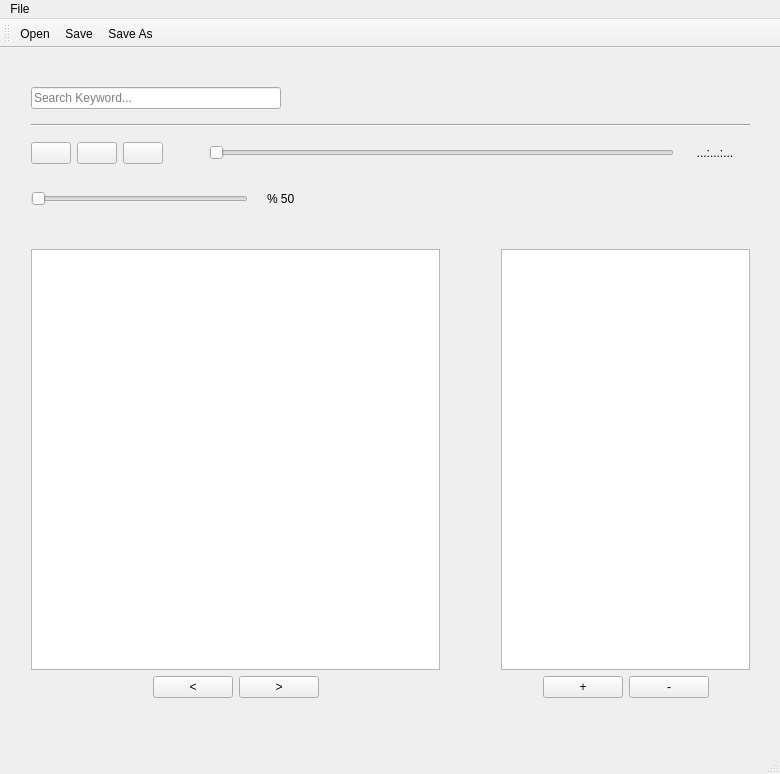
<?xml version="1.0" encoding="UTF-8"?>
<ui version="4.0">
 <class>MainWindow</class>
 <widget class="QMainWindow" name="MainWindow">
  <property name="geometry">
   <rect>
    <x>0</x>
    <y>0</y>
    <width>780</width>
    <height>774</height>
   </rect>
  </property>
  <property name="minimumSize">
   <size>
    <width>780</width>
    <height>774</height>
   </size>
  </property>
  <property name="maximumSize">
   <size>
    <width>790</width>
    <height>774</height>
   </size>
  </property>
  <property name="windowTitle">
   <string>CacaTube</string>
  </property>
  <property name="windowIcon">
   <iconset>
    <normaloff>:/res/res/icon.png</normaloff>:/res/res/icon.png</iconset>
  </property>
  <widget class="QWidget" name="centralWidget">
   <property name="enabled">
    <bool>true</bool>
   </property>
   <property name="baseSize">
    <size>
     <width>700</width>
     <height>696</height>
    </size>
   </property>
   <widget class="QWidget" name="verticalLayoutWidget">
    <property name="geometry">
     <rect>
      <x>20</x>
      <y>20</y>
      <width>741</width>
      <height>161</height>
     </rect>
    </property>
    <layout class="QVBoxLayout" name="verticalLayout">
     <item>
      <layout class="QHBoxLayout" name="horizontalLayout">
       <item>
        <widget class="QLineEdit" name="search_bar">
         <property name="sizePolicy">
          <sizepolicy hsizetype="Maximum" vsizetype="Fixed">
           <horstretch>0</horstretch>
           <verstretch>0</verstretch>
          </sizepolicy>
         </property>
         <property name="minimumSize">
          <size>
           <width>250</width>
           <height>0</height>
          </size>
         </property>
         <property name="layoutDirection">
          <enum>Qt::LeftToRight</enum>
         </property>
         <property name="text">
          <string/>
         </property>
         <property name="placeholderText">
          <string>Search Keyword...</string>
         </property>
        </widget>
       </item>
       <item>
        <widget class="QLabel" name="loading_status">
         <property name="sizePolicy">
          <sizepolicy hsizetype="Maximum" vsizetype="Preferred">
           <horstretch>0</horstretch>
           <verstretch>0</verstretch>
          </sizepolicy>
         </property>
         <property name="text">
          <string/>
         </property>
        </widget>
       </item>
       <item>
        <spacer name="horizontalSpacer_2">
         <property name="orientation">
          <enum>Qt::Horizontal</enum>
         </property>
         <property name="sizeHint" stdset="0">
          <size>
           <width>40</width>
           <height>20</height>
          </size>
         </property>
        </spacer>
       </item>
      </layout>
     </item>
     <item>
      <widget class="Line" name="line">
       <property name="orientation">
        <enum>Qt::Horizontal</enum>
       </property>
      </widget>
     </item>
     <item>
      <layout class="QHBoxLayout" name="horizontalLayout_2">
       <item>
        <widget class="QPushButton" name="pause_button">
         <property name="sizePolicy">
          <sizepolicy hsizetype="Maximum" vsizetype="Fixed">
           <horstretch>2</horstretch>
           <verstretch>0</verstretch>
          </sizepolicy>
         </property>
         <property name="text">
          <string/>
         </property>
         <property name="icon">
          <iconset resource="res.qrc">
           <normaloff>:/images/images/pause_icon.png</normaloff>:/images/images/pause_icon.png</iconset>
         </property>
         <property name="iconSize">
          <size>
           <width>32</width>
           <height>32</height>
          </size>
         </property>
        </widget>
       </item>
       <item>
        <widget class="QPushButton" name="play_button">
         <property name="sizePolicy">
          <sizepolicy hsizetype="Maximum" vsizetype="Fixed">
           <horstretch>2</horstretch>
           <verstretch>0</verstretch>
          </sizepolicy>
         </property>
         <property name="text">
          <string/>
         </property>
         <property name="icon">
          <iconset resource="res.qrc">
           <normaloff>:/images/images/play_icon.png</normaloff>:/images/images/play_icon.png</iconset>
         </property>
         <property name="iconSize">
          <size>
           <width>32</width>
           <height>32</height>
          </size>
         </property>
         <property name="flat">
          <bool>false</bool>
         </property>
        </widget>
       </item>
       <item>
        <widget class="QPushButton" name="stop_button">
         <property name="sizePolicy">
          <sizepolicy hsizetype="Maximum" vsizetype="Fixed">
           <horstretch>0</horstretch>
           <verstretch>0</verstretch>
          </sizepolicy>
         </property>
         <property name="text">
          <string/>
         </property>
         <property name="icon">
          <iconset resource="res.qrc">
           <normaloff>:/images/images/stop_icon.png</normaloff>:/images/images/stop_icon.png</iconset>
         </property>
         <property name="iconSize">
          <size>
           <width>32</width>
           <height>32</height>
          </size>
         </property>
        </widget>
       </item>
       <item>
        <spacer name="horizontalSpacer_3">
         <property name="orientation">
          <enum>Qt::Horizontal</enum>
         </property>
         <property name="sizeType">
          <enum>QSizePolicy::Maximum</enum>
         </property>
         <property name="sizeHint" stdset="0">
          <size>
           <width>40</width>
           <height>20</height>
          </size>
         </property>
        </spacer>
       </item>
       <item>
        <widget class="QSlider" name="time_line">
         <property name="sizePolicy">
          <sizepolicy hsizetype="Minimum" vsizetype="Fixed">
           <horstretch>0</horstretch>
           <verstretch>0</verstretch>
          </sizepolicy>
         </property>
         <property name="maximum">
          <number>100</number>
         </property>
         <property name="singleStep">
          <number>1</number>
         </property>
         <property name="orientation">
          <enum>Qt::Horizontal</enum>
         </property>
        </widget>
       </item>
       <item>
        <widget class="QLabel" name="time_line_text">
         <property name="sizePolicy">
          <sizepolicy hsizetype="Maximum" vsizetype="Preferred">
           <horstretch>0</horstretch>
           <verstretch>0</verstretch>
          </sizepolicy>
         </property>
         <property name="minimumSize">
          <size>
           <width>70</width>
           <height>0</height>
          </size>
         </property>
         <property name="text">
          <string>...:...:...</string>
         </property>
         <property name="alignment">
          <set>Qt::AlignCenter</set>
         </property>
        </widget>
       </item>
      </layout>
     </item>
     <item>
      <layout class="QHBoxLayout" name="horizontalLayout_4">
       <item>
        <widget class="QSlider" name="volume_slider">
         <property name="sizePolicy">
          <sizepolicy hsizetype="Expanding" vsizetype="Fixed">
           <horstretch>0</horstretch>
           <verstretch>0</verstretch>
          </sizepolicy>
         </property>
         <property name="maximum">
          <number>100</number>
         </property>
         <property name="orientation">
          <enum>Qt::Horizontal</enum>
         </property>
        </widget>
       </item>
       <item>
        <widget class="QLabel" name="label">
         <property name="sizePolicy">
          <sizepolicy hsizetype="Preferred" vsizetype="Preferred">
           <horstretch>0</horstretch>
           <verstretch>0</verstretch>
          </sizepolicy>
         </property>
         <property name="text">
          <string/>
         </property>
         <property name="pixmap">
          <pixmap resource="res.qrc">:/images/images/volume_icon.png</pixmap>
         </property>
        </widget>
       </item>
       <item>
        <widget class="QLabel" name="volume_per">
         <property name="minimumSize">
          <size>
           <width>50</width>
           <height>0</height>
          </size>
         </property>
         <property name="frameShape">
          <enum>QFrame::NoFrame</enum>
         </property>
         <property name="text">
          <string>% 50</string>
         </property>
         <property name="alignment">
          <set>Qt::AlignLeading|Qt::AlignLeft|Qt::AlignVCenter</set>
         </property>
        </widget>
       </item>
       <item>
        <spacer name="horizontalSpacer_7">
         <property name="orientation">
          <enum>Qt::Horizontal</enum>
         </property>
         <property name="sizeHint" stdset="0">
          <size>
           <width>40</width>
           <height>20</height>
          </size>
         </property>
        </spacer>
       </item>
       <item>
        <spacer name="horizontalSpacer_6">
         <property name="orientation">
          <enum>Qt::Horizontal</enum>
         </property>
         <property name="sizeType">
          <enum>QSizePolicy::Expanding</enum>
         </property>
         <property name="sizeHint" stdset="0">
          <size>
           <width>40</width>
           <height>20</height>
          </size>
         </property>
        </spacer>
       </item>
      </layout>
     </item>
    </layout>
   </widget>
   <widget class="QWidget" name="verticalLayoutWidget_2">
    <property name="geometry">
     <rect>
      <x>20</x>
      <y>190</y>
      <width>431</width>
      <height>471</height>
     </rect>
    </property>
    <layout class="QVBoxLayout" name="verticalLayout_2">
     <item>
      <widget class="QListView" name="title_list">
       <property name="enabled">
        <bool>true</bool>
       </property>
       <property name="editTriggers">
        <set>QAbstractItemView::NoEditTriggers</set>
       </property>
      </widget>
     </item>
     <item>
      <layout class="QHBoxLayout" name="horizontalLayout_3">
       <item>
        <spacer name="horizontalSpacer_5">
         <property name="orientation">
          <enum>Qt::Horizontal</enum>
         </property>
         <property name="sizeHint" stdset="0">
          <size>
           <width>40</width>
           <height>20</height>
          </size>
         </property>
        </spacer>
       </item>
       <item>
        <widget class="QPushButton" name="prev_button">
         <property name="sizePolicy">
          <sizepolicy hsizetype="Maximum" vsizetype="Fixed">
           <horstretch>0</horstretch>
           <verstretch>0</verstretch>
          </sizepolicy>
         </property>
         <property name="text">
          <string>&lt;</string>
         </property>
        </widget>
       </item>
       <item>
        <widget class="QPushButton" name="next_button">
         <property name="sizePolicy">
          <sizepolicy hsizetype="Maximum" vsizetype="Fixed">
           <horstretch>0</horstretch>
           <verstretch>0</verstretch>
          </sizepolicy>
         </property>
         <property name="text">
          <string>&gt;</string>
         </property>
        </widget>
       </item>
       <item>
        <spacer name="horizontalSpacer_4">
         <property name="orientation">
          <enum>Qt::Horizontal</enum>
         </property>
         <property name="sizeHint" stdset="0">
          <size>
           <width>40</width>
           <height>20</height>
          </size>
         </property>
        </spacer>
       </item>
      </layout>
     </item>
    </layout>
   </widget>
   <widget class="QWidget" name="verticalLayoutWidget_3">
    <property name="geometry">
     <rect>
      <x>490</x>
      <y>190</y>
      <width>271</width>
      <height>471</height>
     </rect>
    </property>
    <layout class="QVBoxLayout" name="verticalLayout_3">
     <item>
      <widget class="QListView" name="playlist"/>
     </item>
     <item>
      <layout class="QHBoxLayout" name="horizontalLayout_5">
       <item>
        <spacer name="horizontalSpacer_8">
         <property name="orientation">
          <enum>Qt::Horizontal</enum>
         </property>
         <property name="sizeHint" stdset="0">
          <size>
           <width>40</width>
           <height>20</height>
          </size>
         </property>
        </spacer>
       </item>
       <item>
        <widget class="QPushButton" name="add_playlist_button">
         <property name="text">
          <string>+</string>
         </property>
         <property name="autoDefault">
          <bool>false</bool>
         </property>
         <property name="default">
          <bool>false</bool>
         </property>
         <property name="flat">
          <bool>false</bool>
         </property>
        </widget>
       </item>
       <item>
        <widget class="QPushButton" name="remove_playlist_button">
         <property name="text">
          <string>-</string>
         </property>
        </widget>
       </item>
       <item>
        <spacer name="horizontalSpacer_9">
         <property name="orientation">
          <enum>Qt::Horizontal</enum>
         </property>
         <property name="sizeHint" stdset="0">
          <size>
           <width>40</width>
           <height>20</height>
          </size>
         </property>
        </spacer>
       </item>
      </layout>
     </item>
    </layout>
   </widget>
   <widget class="QLabel" name="app_status">
    <property name="geometry">
     <rect>
      <x>20</x>
      <y>670</y>
      <width>141</width>
      <height>21</height>
     </rect>
    </property>
    <property name="font">
     <font>
      <pointsize>10</pointsize>
      <italic>true</italic>
      <strikeout>false</strikeout>
      <stylestrategy>PreferDefault</stylestrategy>
     </font>
    </property>
    <property name="text">
     <string/>
    </property>
   </widget>
  </widget>
  <widget class="QMenuBar" name="menu_bar">
   <property name="geometry">
    <rect>
     <x>0</x>
     <y>0</y>
     <width>780</width>
     <height>22</height>
    </rect>
   </property>
   <widget class="QMenu" name="menuFile">
    <property name="sizePolicy">
     <sizepolicy hsizetype="Preferred" vsizetype="Preferred">
      <horstretch>0</horstretch>
      <verstretch>0</verstretch>
     </sizepolicy>
    </property>
    <property name="title">
     <string>File</string>
    </property>
    <addaction name="actionAbout"/>
   </widget>
   <addaction name="menuFile"/>
  </widget>
  <widget class="QStatusBar" name="statusBar"/>
  <widget class="QToolBar" name="toolBar">
   <property name="maximumSize">
    <size>
     <width>16777215</width>
     <height>32</height>
    </size>
   </property>
   <property name="windowTitle">
    <string>toolBar</string>
   </property>
   <attribute name="toolBarArea">
    <enum>TopToolBarArea</enum>
   </attribute>
   <attribute name="toolBarBreak">
    <bool>false</bool>
   </attribute>
   <addaction name="tool_open"/>
   <addaction name="tool_save"/>
   <addaction name="tool_saveas"/>
  </widget>
  <action name="actionAbout">
   <property name="text">
    <string>About</string>
   </property>
  </action>
  <action name="tool_open">
   <property name="icon">
    <iconset resource="res.qrc">
     <normaloff>:/images/images/open_file_icon.png</normaloff>:/images/images/open_file_icon.png</iconset>
   </property>
   <property name="text">
    <string>Open</string>
   </property>
   <property name="toolTip">
    <string>Open</string>
   </property>
  </action>
  <action name="tool_save">
   <property name="icon">
    <iconset resource="res.qrc">
     <normaloff>:/images/images/save_file_icon.png</normaloff>:/images/images/save_file_icon.png</iconset>
   </property>
   <property name="text">
    <string>Save</string>
   </property>
   <property name="toolTip">
    <string>Save</string>
   </property>
  </action>
  <action name="tool_saveas">
   <property name="icon">
    <iconset resource="res.qrc">
     <normaloff>:/images/images/saveas_file_icon.png</normaloff>:/images/images/saveas_file_icon.png</iconset>
   </property>
   <property name="text">
    <string>Save As</string>
   </property>
   <property name="toolTip">
    <string>Save As</string>
   </property>
  </action>
 </widget>
 <layoutdefault spacing="6" margin="11"/>
 <resources>
  <include location="res.qrc"/>
 </resources>
 <connections/>
</ui>
